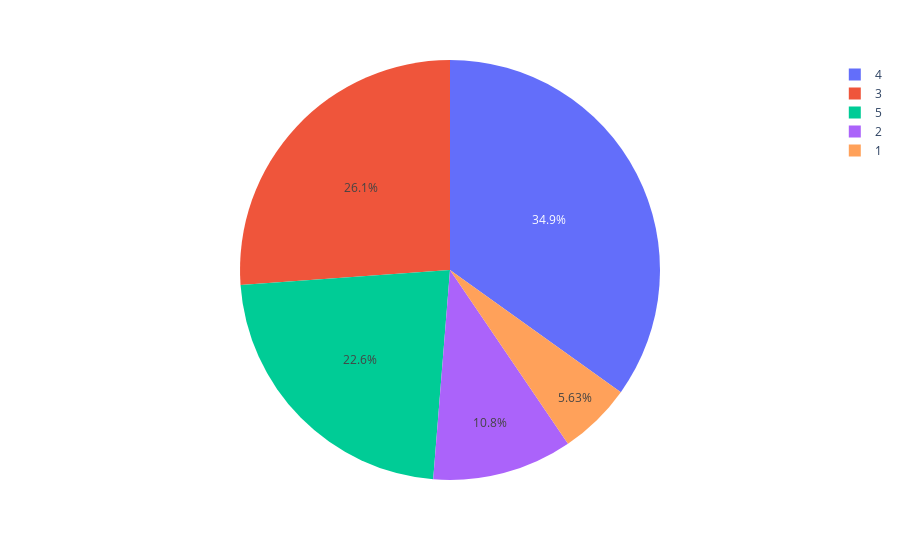

The notebook cell saved with this chart:
### Code cell
ratings = data['Ratings'].value_counts()
numbers = ratings.index
quantity = ratings.values

fig = px.pie(data, values=quantity, names= numbers)
fig.show()

### Figure 1 — Plotly figure (JSON) as saved in the notebook; plotly's stock layout.template omitted (floating-point values rounded to 4 significant figures)
{"data": [{"domain": {"x": [0, 1], "y": [0, 1]}, "hovertemplate": "label=%{label}<br>value=%{value}<extra></extra>", "labels": [4, 3, 5, 2, 1], "legendgroup": "", "name": "", "showlegend": true, "type": "pie", "values": [348109, 260844, 225473, 107496, 56158]}], "layout": {"legend": {"tracegroupgap": 0}, "margin": {"t": 60}}}
